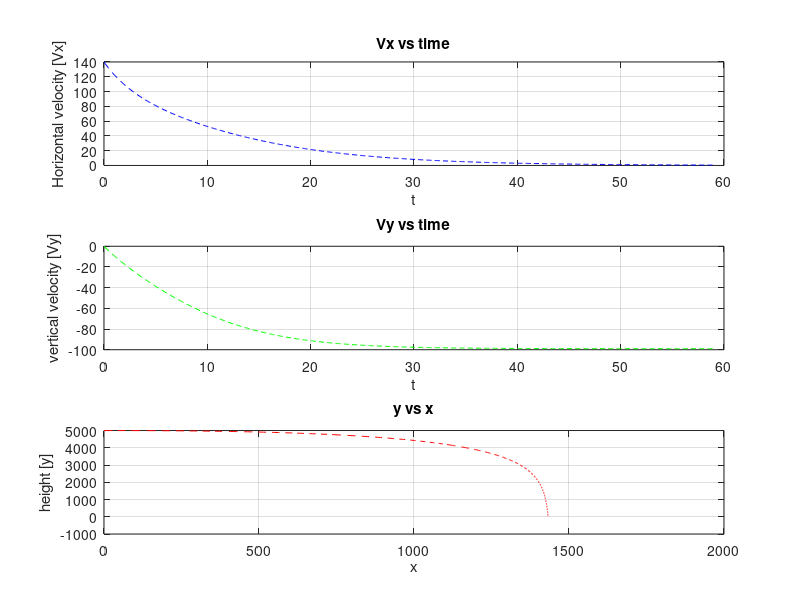

The MATLAB script that drew this image:
% Z= K/m
Z = .001; 
y(1)= 5000 ;
deltat= .1;
Vx(1) = 140;
Vy (1)= 0;
x(1) = 0 ;
n=1 ;
g=9.8;
t(1) = 0;
while y(n) >= 0 
        t(n+1) = t(n)+deltat;
        Vx(n+1) = Vx(n)+[-Z .* (sqrt(Vx(n).^2 + Vy(n).^2)).*Vx(n)].*deltat;
        Vy(n+1) = Vy(n)+[-Z .* (sqrt(Vx(n).^2 + Vy(n).^2)).*Vy(n)-g].*deltat;
        x(n+1)= x(n) + [Vx(n)].*deltat;
        y(n+1)= y(n) + [Vy(n)].*deltat;
        n= n+1; 
end 
t(end)
x(end)

subplot (3,1,1)
plot (t, Vx,'b--')
xlabel ('t') 
ylabel('Horizontal velocity [Vx]')
title('Vx vs time') 
grid on

subplot (3,1,2)
plot (t, Vy,'g--')
xlabel ('t') 
ylabel('vertical velocity [Vy]')
title('Vy vs time') 
grid on

subplot (3,1,3)
plot (x, y,'r--')
xlabel ('x') 
ylabel('height [y]')
title('y vs x') 
grid on






